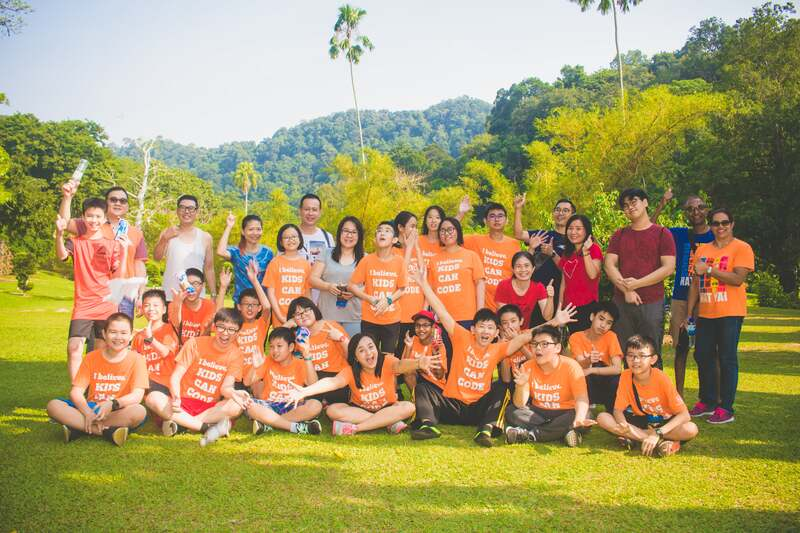
#> input picture Al2/L15-16_Haar_Cascade/P5_Face_Detector/outing.jpg, 800 x 533 px
$ python image.py
#> lines starting #> are read from the running program, lines starting #| are printed output that depends on the picture; after the words box and inside, x2 and y2 are one past the last pixel; in counts of white or black regions, pixels touching at a corner belong together
# Phase 1: Import OpenCV
import cv2

# Phase 2: Load trained data
face_cascade = cv2.CascadeClassifier('haarcascade_frontalface_default.xml')

# Phase 3: Image Processing for Detection
# Read image
img = cv2.imread("outing.jpg")
#> img is the input picture: shape (533, 800, 3); mean B, G, R 105.1, 154.4, 168.9
if img is None:
    raise FileNotFoundError("outing.jpg not found.")

# resize image
img = cv2.resize(img, (800, 600))
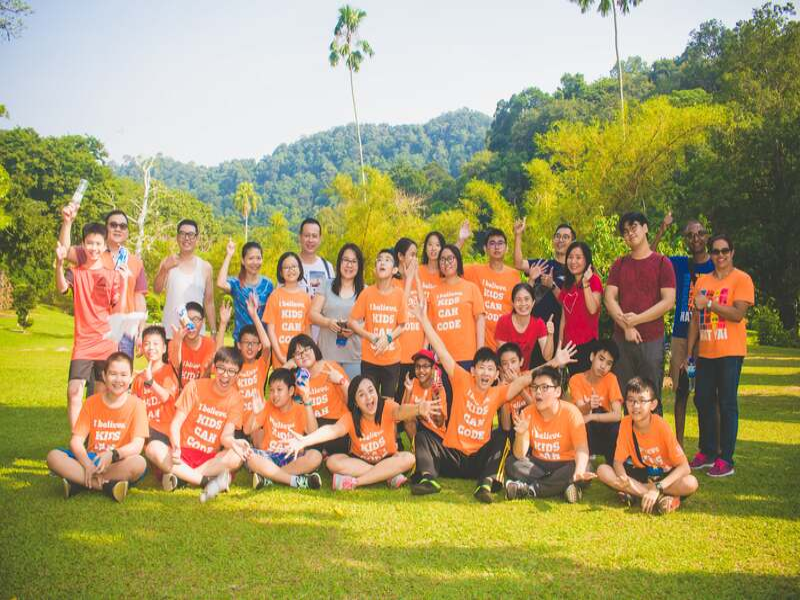
#> img: shape (600, 800, 3); mean B, G, R 105, 154.3, 168.8

# Change image to gray
gray = cv2.cvtColor(img, cv2.COLOR_BGR2GRAY)
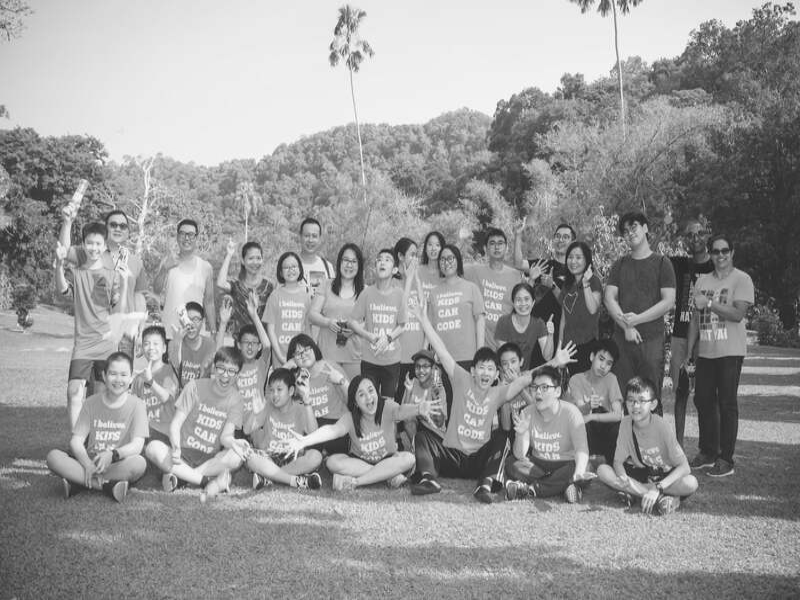
#> gray: shape (600, 800); min 19, max 254, mean 153

# Phase 4: Face Detection
# Detect faces
faces = face_cascade.detectMultiScale(gray, scaleFactor=1.1, minNeighbors=5)
#> faces = 21 rows, first 6: [103, 215, 29, 29], [297, 225, 27, 27], [549, 227, 25, 25], [81, 233, 28, 28], [483, 233, 29, 29], [707, 242, 27, 27]

# To draw rectangle for each face
for (x, y, w, h) in faces:
    cv2.rectangle(img, (x, y), (x + w, y + h), (0, 255, 0), 2)
#> this loop made 21 passes
#> (x, y, w, h) on passes 1 to 12: (103, 215, 29, 29), (297, 225, 27, 27), (549, 227, 25, 25), (81, 233, 28, 28), (483, 233, 29, 29), (707, 242, 27, 27), (242, 248, 26, 26), (563, 247, 26, 26), (337, 251, 26, 26), (436, 249, 26, 26), (277, 256, 26, 26), (510, 289, 27, 27)
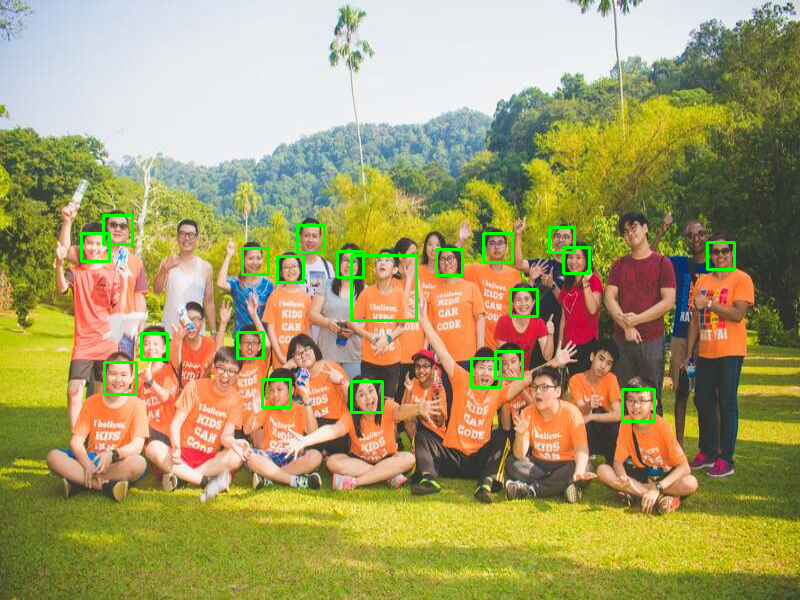
#> img: shape (600, 800, 3); 1.51% of pixels changed, all inside (x1, y1, x2, y2) = (80, 214, 736, 423)

# Phase 5: Show image
cv2.imshow('Face Detection', img)
cv2.waitKey(0)
cv2.destroyAllWindows()
